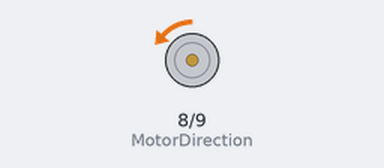
A sketch run on a simulated Arduino Uno, built with avr-gcc and run on an emulated ATmega328P. Shown: direction and speed pins drawn as motors (green arrow = direction pin HIGH = forward, orange = LOW = backward, longer = more drive).

Above: at 0.05 s.
At 5.05 s:
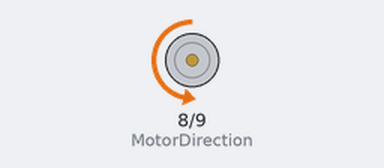
At 7.55 s:
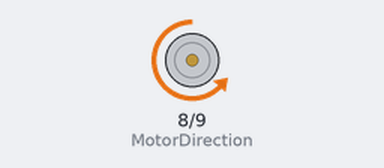
At 10.1 s:
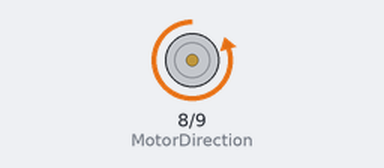
Timing chart, 0 to 13.2 s (numbered marks = the images above):
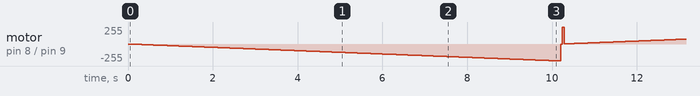

The sketch:

Prueba_motor.ino
```cpp
/*Example code for testing the Cytron Technologies 10A Rev 2.0 Motor Driver
 *The code uses only two pins, one for the motor direction (Pin 9)
 * and one for the motor speed (pin 9). The speed is set using PWM.
 * This code is meant to be run on the Arduino Uno hardware.
 */


//Pins used to control direction and speed of the motor. Speed pin should be a pwm pin.
#define MotorDirection 8
#define MotorSpeed 9

int SpeedVal = 0;

void setup() {
  //Declaration for the pins used, both should be outputs.
  pinMode(MotorDirection, OUTPUT);
  pinMode(MotorSpeed, OUTPUT);
}

void loop() {

  //Ramps up the speed in the clockwise direction.
  digitalWrite(MotorDirection, LOW);                  //Loop increases the speed slowly until it reaches max speed.
  for(SpeedVal = 0; SpeedVal < 255; SpeedVal++){
      analogWrite(MotorSpeed,SpeedVal);
      delay(40);
  }
  analogWrite(MotorSpeed,0);
  //Ramps up the speed in the counter clockwise direction.
  digitalWrite(MotorDirection, HIGH);                //Loop increases the speed slowly until it reaches max speed.
  for(SpeedVal = 0; SpeedVal < 255; SpeedVal++){
      analogWrite(MotorSpeed,SpeedVal);
      delay(40);
  }
  analogWrite(MotorSpeed,0);
}
```
